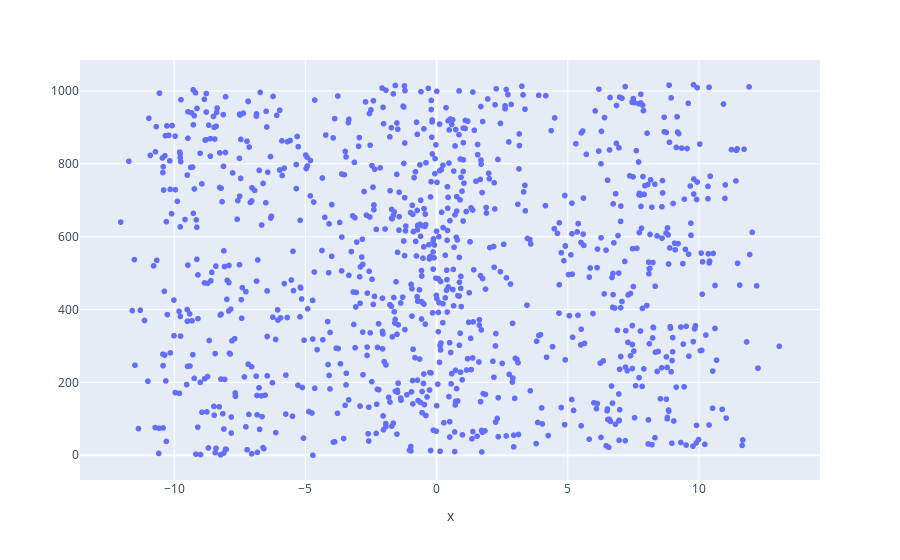

Notebook source saved alongside this figure:
### Code cell
fig.show()

### Figure 1 — Plotly figure (JSON) as saved in the notebook; plotly's stock layout.template omitted (floating-point values rounded to 4 significant figures; data arrays with more than 128 entries replaced by an {"elided": "..."} marker saying what was removed)
{"data": [{"hovertemplate": "x=%{x}<extra></extra>", "legendgroup": "", "marker": {"color": "#636efa", "symbol": "circle"}, "mode": "markers", "name": "", "showlegend": false, "type": "scattergl", "x": {"elided": "1018 float values"}, "xaxis": "x", "yaxis": "y"}], "layout": {"legend": {"tracegroupgap": 0}, "margin": {"t": 60}, "xaxis": {"anchor": "y", "domain": [0, 1], "title": {"text": "x"}}, "yaxis": {"anchor": "x", "domain": [0, 1]}}}
